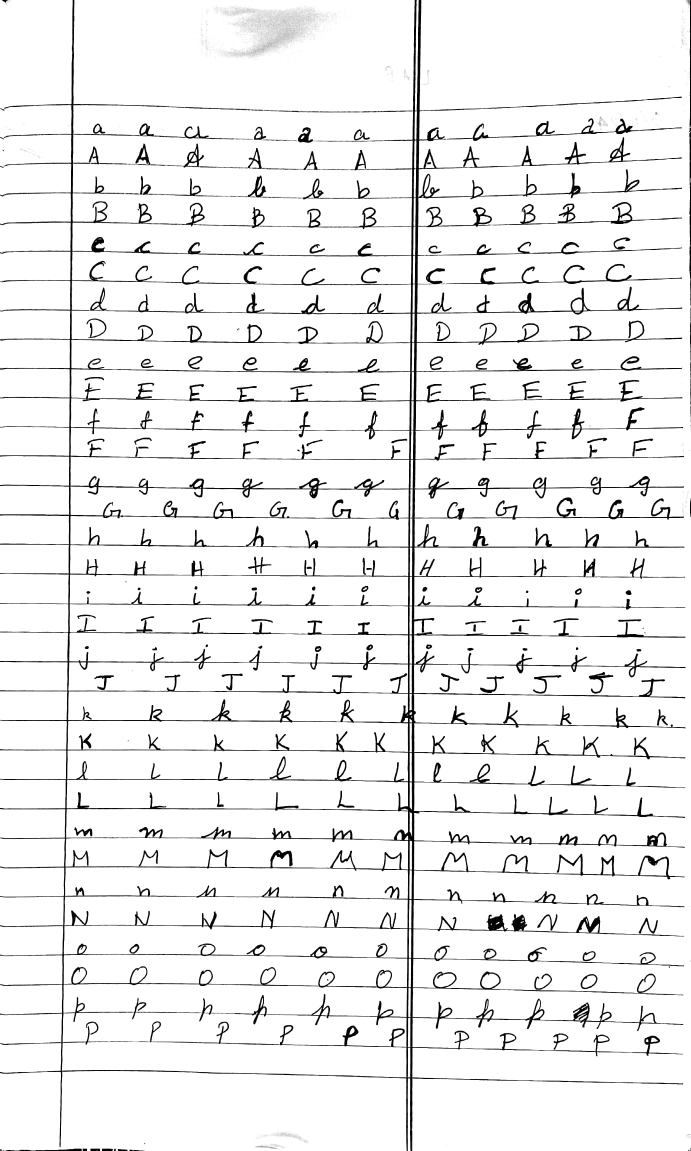
#> input picture Training/dataset/a1.jpg, 2072 x 3452 px (shown at 1/3 size)
$ jupyter execute 'train_arj 3.ipynb'   (shell and % lines are left out)
#> lines starting #> are read from the running program, lines starting #| are printed output that depends on the picture; after the words box and inside, x2 and y2 are one past the last pixel; in counts of white or black regions, pixels touching at a corner belong together
[cell 1]
from google.colab import drive
drive.mount('/content/drive')
# drive.mount('/content/drive/drive/')

[cell 2]
cd drive/MyDrive/Handwriting_recog_train

[cell 3]
import cv2
import os
import csv
import numpy as np
import shutil
from skimage.feature import hog
from skimage.morphology import skeletonize
from skimage import exposure
import random

import itertools
import numpy as np
import tensorflow as tf
from keras import layers, models, Model, Input, activations
from sklearn.model_selection import train_test_split
import matplotlib.pyplot as plt

[cell 4]
# Folder paths
annotation_csv = 'annotations.csv'
dataset_folder = 'dataset'  # Folder containing original images
# dataset_folder = 'drive/MyDrive/Handwriting_recog_train'  # Folder containing original images

# Alpha
# alpha = ['A','B','C','D','E','F','G','H','I','J','K','L','M','N','O','P','Q','R','S','T','U','V','W','X','Y','Z','a','b','c','d','e','f','g','h','i','j','k','l','m','n','o','p','q','r','s','t','u','v','w','x','y','z']
alpha = ['a','b','c','d','e','f','g','h','i','j','k','l','m','n','o','p','q','r','s','t','u','v','w','x','y','z']

# Load annotations
with open(annotation_csv, 'r') as file:
#> (reads Training/annotations.csv from the repository)
    reader = csv.reader(file)
    annotations = list(reader)[1:]  # Skip header

[cell 5]
# annotations

[cell 6]
blah = cv2.imread("dataset/a1.jpg")
#> blah is the input picture: shape (3452, 2072, 3); min 0, max 255, mean 238.4
if blah is None:
    print("blah")

[cell 7]
letterList = []
for annotation in annotations:
    _, letter, _, _, _, _ = annotation
    letterList.append(letter)
alphaIndexes = {}
for i in alpha:
    alphaIndexes[i] = []
for i in range(len(letterList)):
    try:
        alphaIndexes[letterList[i]].append(i)
    except:
        pass
for i, j in alphaIndexes.items():
    print(i, len(j))
# alphaIndexes

[cell 8]
# flag = annotations[0][0]
c = 0
image_list1, image_list2, image_list3, image_list4, image_list5 = [], [], [], [], []
label_list = []

# Feature extraction steps
for annotation in annotations:
    c += 1
    image_name1, letter, center_x, center_y, dist_x, dist_y = annotation

    # Load original image
    image_name1 = image_name1.replace('\\', '/')
    # image_path = os.path.join(dataset_folder, image_name)
    # img = cv2.imread(image_path, cv2.IMREAD_GRAYSCALE)
    img = cv2.imread(image_name1, cv2.IMREAD_GRAYSCALE)
#> img: shape (3452, 2072); min 0, max 255, mean 238.4
    image_name = image_name1[image_name1.find('\\')+1:image_name1.find('.')]

    if img is None:
        # print(f"Error: {image_path}_{c} not found!")
        print(f"Error: {image_name1}_{c} not found!")
        continue

    # Crop the letter using the annotation box
    start_x = int(float(center_x) - float(dist_x) / 2)
    start_y = int(float(center_y) - float(dist_y) / 2)
    end_x = int(float(center_x) + float(dist_x) / 2)
    end_y = int(float(center_y) + float(dist_y) / 2)
    cropped = img[start_y:end_y, start_x:end_x]
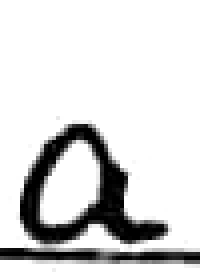
#> cropped: shape (70, 50) (shown 4 times larger); min 0, max 255, mean 216.7

    # 1. Image Enhancement & Normalization (Histogram Equalization)
    resized = cv2.resize(cropped, (64, 64))
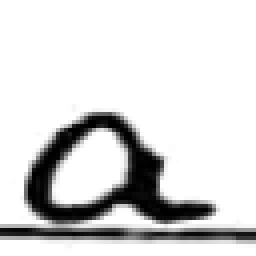
#> resized: shape (64, 64) (shown 4 times larger); min 0, max 255, mean 216.7
    enhanced = cv2.equalizeHist(resized)
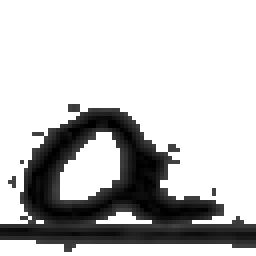
#> enhanced: shape (64, 64) (shown 4 times larger); min 0, max 255, mean 195.5
    norm_image = cv2.normalize(enhanced, None, 0, 255, cv2.NORM_MINMAX)
    image_list1.append(norm_image)
    label_list.append(letter)

    # 2. Segmentation (Thresholding)
    _, segmented = cv2.threshold(norm_image, 30, 255, cv2.THRESH_BINARY_INV)
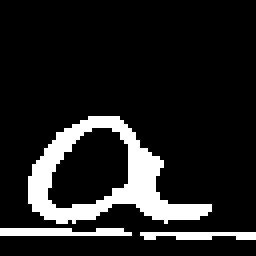
#> segmented: shape (64, 64) (shown 4 times larger); 13% white; 3 white regions, box (x1, y1, x2, y2) and area: (7, 29, 53, 56) 428, (0, 57, 33, 59) 58, (35, 58, 64, 60) 46
    image_list2.append(segmented)

    # 3. Edge Detection (Canny)
    edges = cv2.Canny(segmented, 100, 200)
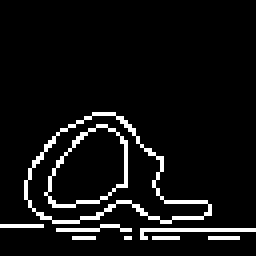
#> edges: shape (64, 64) (shown 4 times larger); 6.7% white in thin lines or dots, all inside (x1, y1, x2, y2) = (0, 28, 64, 60)
    image_list3.append(edges)

    # 4. Skeletonization
    binary = segmented / 255  # Convert to binary (0, 1)
    skeleton = skeletonize(binary).astype(np.uint8) * 255
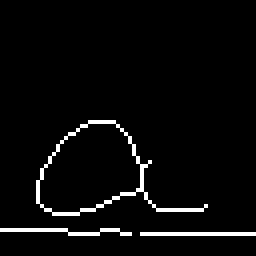
#> skeleton: shape (64, 64) (shown 4 times larger); 3.7% white in thin lines or dots, all inside (x1, y1, x2, y2) = (0, 30, 64, 59)
    image_list4.append(skeleton)

    # 5. HOG (Histogram of Oriented Gradients)
    hog_features, hog_image = hog(segmented, pixels_per_cell=(4, 4), cells_per_block=(2, 2), visualize=True)
#> hog_features = 8100 values, max 1 at index 3552, min 0 at index 0, mean 0.0281
    image_list5.append(hog_image)
